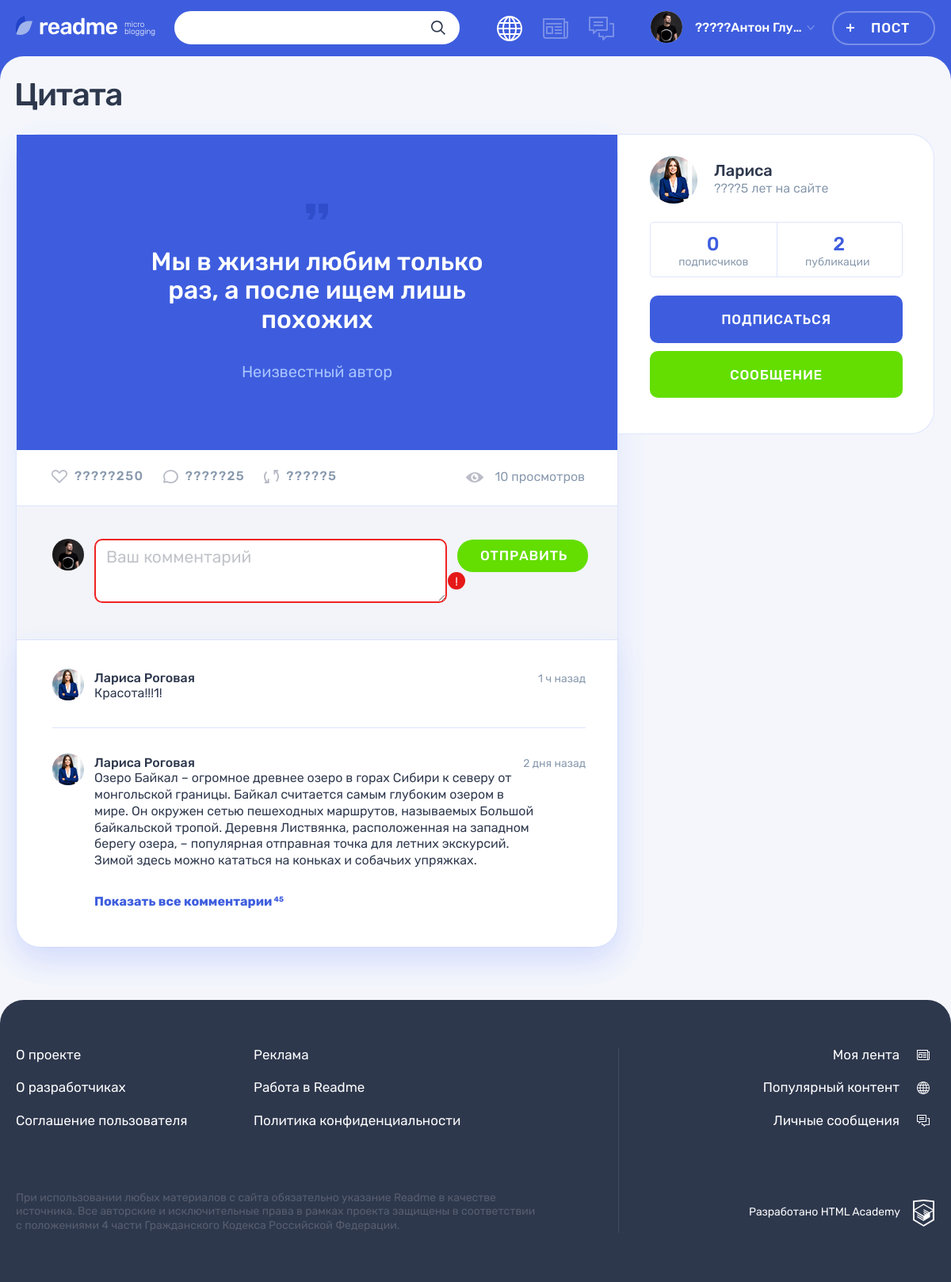
The page /post.php?id=1 on the database its author committed.
### tables this page shows
CREATE TABLE IF NOT EXISTS posts (
id INT UNSIGNED AUTO_INCREMENT PRIMARY KEY,
author_id INT UNSIGNED,
post_type INT UNSIGNED,
dt_add DATETIME,
heading VARCHAR(128),
content TEXT,
quote_author TEXT,
img_url VARCHAR(128),
youtube_url VARCHAR(128),
url VARCHAR(128),
view_count INT,
FOREIGN KEY (author_id) REFERENCES users(id)
ON UPDATE CASCADE
ON DELETE CASCADE,
FOREIGN KEY (post_type) REFERENCES content_types(id)
ON UPDATE CASCADE
ON DELETE CASCADE
);

CREATE TABLE IF NOT EXISTS users (
id INT UNSIGNED AUTO_INCREMENT PRIMARY KEY,
username VARCHAR(32) NOT NULL UNIQUE,
dt_add DATETIME,
email VARCHAR(128) NOT NULL UNIQUE,
password VARCHAR(64),
avatar VARCHAR(128)
);

### helpers.php (called while the page is built, shortened)
<?php
function get_noun_plural_form(int $number, string $one, string $two, string $many): string
{
    $number = (int)$number;
    $mod10 = $number % 10;
    $mod100 = $number % 100;
    switch (true) {
        case ($mod10 >= 2 && $mod10 <= 4):
            return $two;
        default:
            return $many;
    }
}
function include_template($name, array $data = [])
{
    $name = 'templates/' . $name;
    extract($data);
    require $name;
    $result = ob_get_clean();
    return $result;
}

### functions.php (called while the page is built, shortened)
<?php
function secure_query_bind_result(mysqli $connection, string $sql, bool $check, ...$params) {
    $param_types = '';
    foreach ($params as $param) {
        $param_types .= (gettype($param) == 'integer') ? 'i' : 's';
    }
    $prepared_sql = mysqli_prepare($connection, $sql);
    mysqli_stmt_bind_param($prepared_sql, $param_types, ...$params);
    mysqli_stmt_execute($prepared_sql);
    if ($check) {
        mysqli_stmt_bind_result($prepared_sql, $bind);
        mysqli_stmt_fetch($prepared_sql);
        mysqli_stmt_close($prepared_sql);
        return $bind;
    }
    else {
        return mysqli_stmt_get_result($prepared_sql);
    }
}

### templates/post-details.php (the view, shortened to what this page needs)
<!DOCTYPE html>
<html lang="ru">
<head>
  <link rel="stylesheet" href="css/main.css">
</head>
<body class="page">
<header class="header">
  <div class="header__wrapper container">
    <div class="header__logo-wrapper">
      <a class="header__logo-link" href="main.html">
        <img class="header__logo" src="img/logo.svg" alt="Логотип readme" width="128" height="24">
      </a>
      <p class="header__topic">
        micro blogging
      </p>
    </div>
    <form class="header__search-form form" action="#" method="get">
      <div class="header__search">
        <input class="header__search-input form__input" type="search">
        <button class="header__search-button button" type="submit">
          <svg class="header__search-icon" width="18" height="18">
            <use xlink:href="#icon-search"></use>
          </svg>
        </button>
      </div>
    </form>
    <div class="header__nav-wrapper">
      <nav class="header__nav">
        <ul class="header__my-nav">
          <li class="header__my-page header__my-page--popular">
            <a class="header__page-link header__page-link--active" title="Популярный контент">
            </a>
          </li>
          <li class="header__my-page header__my-page--feed">
            <a class="header__page-link" href="feed.html" title="Моя лента">
            </a>
          </li>
          <li class="header__my-page header__my-page--messages">
            <a class="header__page-link" href="messages.html" title="Личные сообщения">
            </a>
          </li>
        </ul>
        <ul class="header__user-nav">
          <li class="header__profile">
            <a class="header__profile-link" href="#">
              <div class="header__avatar-wrapper">
                <img class="header__profile-avatar" src="img/userpic-medium.jpg" alt="Аватар профиля">
              </div>
              <div class="header__profile-name">
                <span>?????Антон Глуханько</span>
                <svg class="header__link-arrow" width="10" height="6">
                  <use xlink:href="#icon-arrow-right-ad"></use>
                </svg>
              </div>
            </a>
          </li>
          <li>
            <a class="header__post-button button button--transparent" href="add.php">Пост</a>
          </li>
        </ul>
      </nav>
    </div>
  </div>
</header>
<main class="page__main page__main--publication">
  <div class="container">
    <h1 class="page__title page__title--publication"><?=$post['heading']?></h1>
    <section class="post-details">
      <div class="post-details__wrapper">
        <div class="post-details__main-block post post--details">
            <div class="post-<?=$post['type_class']?>">
                <?php
                $post_content = include_template($post['type_class'].'-details.php', ['post' => $post]);
                print($post_content);
                ?>
            </div>
          <div class="post__indicators">
            <div class="post__buttons">
              <a class="post__indicator post__indicator--likes button" href="#" title="Лайк">
                <svg class="post__indicator-icon" width="20" height="17">
                  <use xlink:href="#icon-heart"></use>
                </svg>
                <span>?????250</span>
              </a>
              <a class="post__indicator post__indicator--comments button" href="#" title="Комментарии">
                <svg class="post__indicator-icon" width="19" height="17">
                  <use xlink:href="#icon-comment"></use>
                </svg>
                <span>?????25</span>
              </a>
              <a class="post__indicator post__indicator--repost button" href="#" title="Репост">
                <svg class="post__indicator-icon" width="19" height="17">
                  <use xlink:href="#icon-repost"></use>
                </svg>
                <span>?????5</span>
              </a>
            </div>
            <span class="post__view"><?=$post['view_count']?> просмотров</span>
          </div>
          <div class="comments">
            <form class="comments__form form" action="#" method="post">
              <div class="comments__my-avatar">
                <img class="comments__picture" src="img/userpic-medium.jpg" alt="Аватар пользователя">
              </div>
              <div class="form__input-section form__input-section--error">
                <textarea class="comments__textarea form__textarea form__input" placeholder="Ваш комментарий"></textarea>
                <button class="form__error-button button" type="button">!</button>
              </div>
              <button class="comments__submit button button--green" type="submit">Отправить</button>
            </form>
            <div class="comments__list-wrapper">
              <ul class="comments__list">
                <li class="comments__item user">
                  <div class="comments__avatar">
                    <a class="user__avatar-link" href="#">
                      <img class="comments__picture" src="img/userpic-larisa.jpg" alt="Аватар пользователя">
                    </a>
                  </div>
                  <div class="comments__info">
                    <div class="comments__name-wrapper">
                      <a class="comments__user-name" href="#">
                        <span>Лариса Роговая</span>
                      </a>
                      <time class="comments__time" datetime="2019-03-20">1 ч назад</time>
                    </div>
                    <p class="comments__text">
                      Красота!!!1!
                    </p>
                  </div>
                </li>
                <li class="comments__item user">
                  <div class="comments__avatar">
                    <a class="user__avatar-link" href="#">
                      <img class="comments__picture" src="img/userpic-larisa.jpg" alt="Аватар пользователя">
                    </a>
                  </div>
                  <div class="comments__info">
                    <div class="comments__name-wrapper">
                      <a class="comments__user-name" href="#">
                        <span>Лариса Роговая</span>
                      </a>
                      <time class="comments__time" datetime="2019-03-18">2 дня назад</time>
                    </div>
                    <p class="comments__text">
                      Озеро Байкал – огромное древнее озеро в горах Сибири к северу от монгольской границы. Байкал считается самым глубоким озером в мире. Он окружен сетью пешеходных маршрутов, называемых Большой байкальской тропой. Деревня Листвянка, расположенная на западном берегу озера, – популярная отправная точка для летних экскурсий. Зимой здесь можно кататься на коньках и собачьих упряжках.
                    </p>
                  </div>
                </li>
              </ul>
              <a class="comments__more-link" href="#">
                <span>Показать все комментарии</span>
                <sup class="comments__amount">45</sup>
              </a>
            </div>
          </div>
        </div>
        <div class="post-details__user user">
          <div class="post-details__user-info user__info">
            <div class="post-details__avatar user__avatar">
              <a class="post-details__avatar-link user__avatar-link" href="#">
                <img class="post-details__picture user__picture" src="<?=$post['avatar']?>" alt="Аватар пользователя">
              </a>
            </div>
            <div class="post-details__name-wrapper user__name-wrapper">
              <a class="post-details__name user__name" href="#">
                <span><?= $post['username'] ?></span>
              </a>
              <time class="post-details__time user__time" datetime="2014-03-20">????5 лет на сайте</time>
            </div>
          </div>
          <div class="post-details__rating user__rating">
            <p class="post-details__rating-item user__rating-item user__rating-item--subscribers">
              <span class="post-details__rating-amount user__rating-amount"><?= $author_followers_count ?></span>
              <span class="post-details__rating-text user__rating-text"><?= get_noun_plural_form($author_followers_count,'подписчик','подписчика','подписчиков'); ?></span>
            </p>
            <p class="post-details__rating-item user__rating-item user__rating-item--publications">
              <span class="post-details__rating-amount user__rating-amount"><?= $author_posts_count ?></span>
              <span class="post-details__rating-text user__rating-text"><?= get_noun_plural_form($author_posts_count,'публикация','публикации','публикаций'); ?></span>
            </p>
          </div>
          <div class="post-details__user-buttons user__buttons">
            <button class="user__button user__button--subscription button button--main" type="button">Подписаться</button>
            <a class="user__button user__button--writing button button--green" href="#">Сообщение</a>
          </div>
        </div>
      </div>
    </section>
  </div>
</main>
<footer class="footer">
  <div class="footer__wrapper">
    <div class="footer__container container">
      <div class="footer__site-info">
        <div class="footer__site-nav">
          <ul class="footer__info-pages">
            <li class="footer__info-page">
              <a class="footer__page-link" href="#">О проекте</a>
            </li>
            <li class="footer__info-page">
              <a class="footer__page-link" href="#">Реклама</a>
            </li>
            <li class="footer__info-page">
              <a class="footer__page-link" href="#">О разработчиках</a>
            </li>
            <li class="footer__info-page">
              <a class="footer__page-link" href="#">Работа в Readme</a>
            </li>
            <li class="footer__info-page">
              <a class="footer__page-link" href="#">Соглашение пользователя</a>
            </li>
            <li class="footer__info-page">
              <a class="footer__page-link" href="#">Политика конфиденциальности</a>
            </li>
          </ul>
        </div>
        <p class="footer__license">
          При использовании любых материалов с сайта обязательно указание Readme в качестве источника. Все авторские и исключительные права в рамках проекта защищены в соответствии с положениями 4 части Гражданского Кодекса Российской Федерации.
        </p>
      </div>
      <div class="footer__my-info">
        <ul class="footer__my-pages">
          <li class="footer__my-page footer__my-page--feed">
            <a class="footer__page-link" href="feed.html">Моя лента</a>
          </li>
          <li class="footer__my-page footer__my-page--popular">
            <a class="footer__page-link" href="popular.html">Популярный контент</a>
          </li>
          <li class="footer__my-page footer__my-page--messages">
            <a class="footer__page-link" href="messages.html">Личные сообщения</a>
          </li>
        </ul>
        <div class="footer__copyright">
          <a class="footer__copyright-link" href="https://htmlacademy.ru">
            <span>Разработано HTML Academy</span>
            <svg class="footer__copyright-logo" width="27" height="34">
              <use xlink:href="#icon-htmlacademy"></use>
            </svg>
          </a>
        </div>
      </div>
    </div>
  </div>
</footer>
</body>
</html>

### templates/quote-details.php
<div class="post__main">
    <blockquote>
        <p><?=htmlspecialchars($post['content'])?></p>
        <cite><?=htmlspecialchars($post['quote_author'])?></cite>
    </blockquote>
</div>

### rows shown on the page
posts: heading "Цитата", content "Мы в жизни любим только раз, а после ищем лишь похожих", quote_author "Неизвестный автор", view_count "10", author.avatar (picture), author.username "Лариса"

### other values the page prints
$author_followers_count "0"
$author_posts_count "2"
